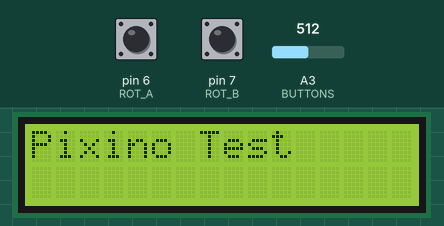
A sketch run on a simulated Arduino Uno, built with avr-gcc and run on an emulated ATmega328P. Parts: 16×2 character LCD. The inputs (shaded band) are chosen by the test bench; at power-on: pin 6 (ROT_A) HIGH, pin 7 (ROT_B) HIGH, A3 (BUTTONS) = 512.

Above: at 0.1 s.
At 3.1 s:
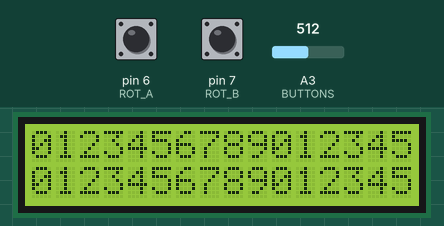
At 12.6 s:
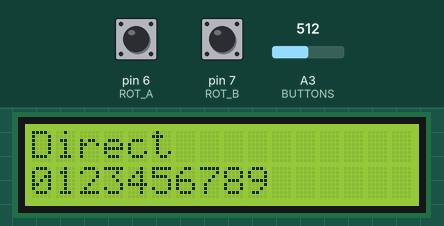
At 22.6 s:
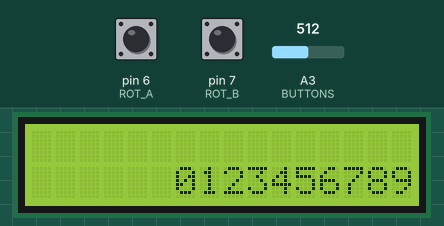
At 28.1 s:
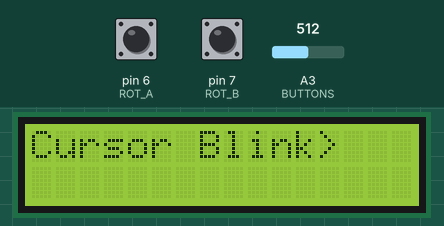
At 36.2 s:
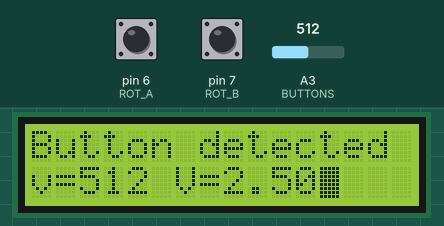

The sketch:

diagnostics.ino
```cpp
// (licence header left out)
/*
 * Program define
 */

#define ROT_A   6         //PD6    (pin 12)
#define ROT_B   7         //PD7    (pin 13)
#define BUTTONS 17        //PC3/A3 (pin 26)
#define _digitalRead(x) digitalRead(x)


/*-------------------------------------------------------------------------------------------------
 * Liquid Crystal Library
 * initialize the library by associating any needed LCD interface pin
 * with the arduino pin number it is connected to
 */
#include <LiquidCrystal.h>
const int rs=A4, en=4, d4=0, d5=1, d6=2, d7=3;
LiquidCrystal lcd(rs, en, d4, d5, d6, d7);

/*
 * Program variables
 */

volatile int8_t encoder_val = 0;
static uint8_t last_state;
bool encoder_move=false;
bool flagFirst=true;


/*
 * Interrupt to service encoder
 */
ISR(PCINT2_vect){  // Interrupt on rotary encoder turn
  switch(last_state = (last_state << 4) | (_digitalRead(ROT_B) << 1) | _digitalRead(ROT_A)){ //transition  (see: https://www.allaboutcircuits.com/projects/how-to-use-a-rotary-encoder-in-a-mcu-based-project/  )
    case 0x23:  encoder_val++; encoder_move=true; break;
    case 0x32:  encoder_val--; encoder_move=true; break;
  }
}

/*
 * setup of encoder
 */
void encoder_setup()
{
  pinMode(ROT_A, INPUT_PULLUP);
  pinMode(ROT_B, INPUT_PULLUP);
  PCMSK2 |= (1 << PCINT22) | (1 << PCINT23); // interrupt-enable for ROT_A, ROT_B pin changes; see https://github.com/EnviroDIY/Arduino-SDI-12/wiki/2b.-Overview-of-Interrupts
  PCICR |= (1 << PCIE2);
  last_state = (_digitalRead(ROT_B) << 1) | _digitalRead(ROT_A);
  interrupts();
}
/*
 * setup
 * Standard Arduino initialization
 */


void setup() {

/*
 * Disable external interrupts INT0,INT1 and Pin Change
 */
  PCICR = 0;
  PCMSK0 = 0;
  PCMSK1 = 0;
  PCMSK2 = 0;

/*
 *  Enable BUTTON PIn Change Interrupt
 */
 /*

  *digitalPinToPCMSK(BUTTONS) |= (1<<digitalPinToPCMSKbit(BUTTONS));
  *digitalPinToPCICR(BUTTONS) |= (1<<digitalPinToPCICRbit(BUTTONS));

 */
  pinMode(BUTTONS, INPUT);  // L/R/rotary button
  encoder_setup();

/*
 *   Initialize an clear the display
 */
  // set up the LCD's number of columns and rows:
  lcd.begin(16, 2);
  lcd.clear();
  lcd.setCursor(0,0);
  lcd.print("Pixino Test");
  delay(3000);
}

void loop() {
  if (flagFirst == true) {

  lcd.print("LCD Write");
  lcd.setCursor(0,0);
  lcd.print("0123456789012345");
  lcd.setCursor(0,1);
  lcd.print("0123456789012345");
  delay(5000);
/*
 *   Write print from 0 to 9, left to right
 */
  lcd.clear();
  lcd.setCursor(0,0);
  lcd.print("Direct");
  lcd.setCursor(0, 1);
  for (int thisChar = 0; thisChar < 10; thisChar++) {
    lcd.print(thisChar);
    delay(500);
  }
  delay(5000);
  lcd.clear();
  lcd.setCursor(0,0);
  lcd.print("Reverse");
  lcd.setCursor(16, 1);
  lcd.autoscroll();
  for (int thisChar = 0; thisChar < 10; thisChar++) {
    lcd.print(thisChar);
    delay(500);
  }
  delay(5000);
  lcd.noAutoscroll();
  lcd.clear();
  lcd.setCursor(0,0);
  lcd.print("Cursor Blink>");
  lcd.noBlink();
  delay(3000);
  // Turn on the blinking cursor:
  lcd.blink();
  delay(3000);

  lcd.clear();
  lcd.setCursor(0,0);
  lcd.print("Cursor hide>");
  lcd.noCursor();
  delay(1000);
  lcd.cursor();
  delay(1000);

/*
 *   Buttons test
 */

  // Print a message to the LCD.
  lcd.clear();
  lcd.setCursor(0,0);
  lcd.print("Encoder/Button");
  lcd.setCursor(0,1);
  flagFirst=false;

  /*
 *   Disable internal interrupts
 */

  TIMSK0 = 0;
  TIMSK1 = 0;
  TIMSK2 = 0;
  WDTCSR = 0;


  }

  if (encoder_move == true) {
    lcd.clear();
    lcd.setCursor(0,0);
    lcd.print("Encoder detected");
    lcd.setCursor(0,1);
    lcd.print(encoder_val);
    encoder_move=false;
  }

   uint16_t v = analogRead(BUTTONS);
   if (v > 500) {
      delay(10); //debounce
      lcd.clear();
      lcd.setCursor(0,0);
      lcd.print("Button detected");
      lcd.setCursor(0,1);
      float V=(v*1.0/1023.0)*5.0;
      char buffer[32];
      char szBuffer[32];
      dtostrf( V, 4, 2, szBuffer );
      sprintf(buffer, "v=%d V=%s", v,szBuffer);
      lcd.print(buffer);
      //event |= (v < (4.2 * 1024.0 / 5.0)) ? BL : (v < (4.8 * 1024.0 / 5.0)) ? BR : BE; // determine which button pressed based on threshold levels
      while (analogRead(BUTTONS) >500) { }
      lcd.clear();
   }


}
```

Measured:
- what the display in image 1 shows lasts 5.0 s, from 3.1 s to 8.1 s
- what the display in image 2 shows lasts 5.5 s, from 12.6 s to 18.1 s
- what the display in image 4 shows lasts 3.0 s, from 28.1 s to 31.1 s
